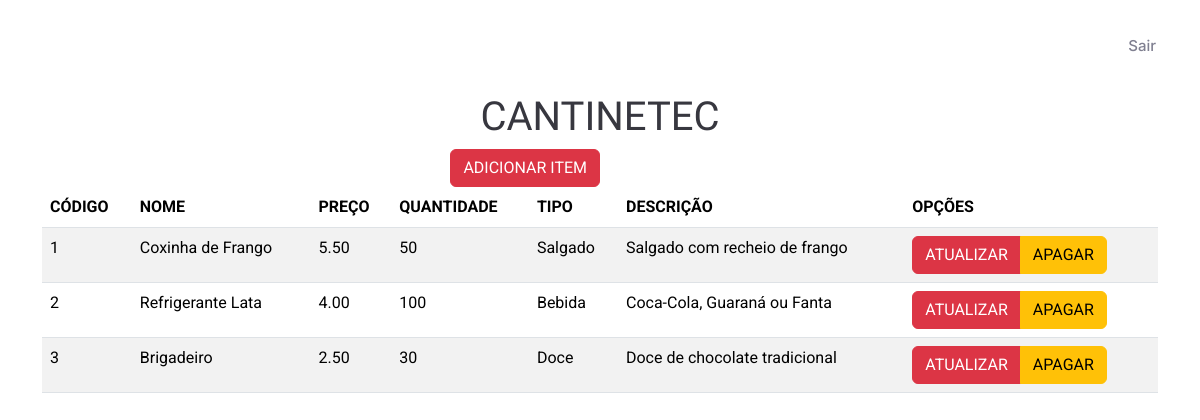
Screenshot of /site/site_principal/diretor.php with the database file from the repository.
### tables this page shows
CREATE TABLE `item` (
  `Cod_item` int(11) NOT NULL,
  `Nome` varchar(100) NOT NULL,
  `Descricao` text NOT NULL,
  `Preco` decimal(5,2) NOT NULL,
  `Tipo` varchar(50) NOT NULL,
  `Quantidade_Estoque` int(11) NOT NULL
);

### site/site_principal/diretor.php (the view, shortened to what this page needs)
<?php
include '../pedaco.php'
    ?>
    <div class="container">
            <div class="col-md-6 text-end">
                <a href="form_insere.php" ><button class="btn btn-danger">ADICIONAR ITEM</button></a>
            </div>
        </div>
<div class="container">
    <table class="table  table-striped">
        <thead>
            <tr>
                <th scope="col">CÓDIGO</th>
                <th scope="col">NOME</th>
                <th scope="col">PREÇO</th>
                <th scope="col">QUANTIDADE</th>
                <th scope="col">TIPO</th>
                <th scope="col">DESCRIÇÃO</th>
                <th scope="col">OPÇÕES</th>
            </tr>
        </thead>
        <tbody>
            <?php
            require '../conexao.php';
            $sql = "SELECT * FROM Item";
            $stmt = $pdo->query($sql);
            while ($Item = $stmt->fetch(PDO::FETCH_ASSOC)) {
                echo "<tr>";
                echo "<td>" . $Item['Cod_item'] . "</td>";
                echo "<td>" . $Item['Nome'] . "</td>";
                echo "<td>" . $Item['Preco'] . "</td>";
                echo "<td>" . $Item['Quantidade_Estoque'] . "</td>";
                echo "<td>" . $Item['Tipo'] . "</td>";
                echo "<td>" . $Item['Descricao'] . "</td>";
                echo "
                        <td>
                            <div class='btn-group' role='group'>
                                <a href='form_atualiza.php?id=" . $Item['Cod_item'] . "' type='button' class='btn btn-danger'>ATUALIZAR</a>
                                <a href='apagar.php?id=" . $Item['Cod_item'] . "' type='button' class='btn btn-warning'>APAGAR</a>
                            </div>
                        </td>
                        ";
                echo "</tr>";
            }
            ?>
        </tbody>
    </table>
</div>
</body>
</html>

### site/pedaco.php (shortened to what this page needs)
<!DOCTYPE html>
<html lang="en">
<head>
    <link href="https://cdn.jsdelivr.net/npm/bootstrap@5.3.7/dist/css/bootstrap.min.css" rel="stylesheet">
    <link href="assets/vendor/bootstrap/css/bootstrap.min.css" rel="stylesheet">
    <link href="assets/vendor/bootstrap-icons/bootstrap-icons.css" rel="stylesheet">
    <link href="assets/vendor/aos/aos.css" rel="stylesheet">
    <link href="assets/vendor/glightbox/css/glightbox.min.css" rel="stylesheet">
    <link href="assets/vendor/swiper/swiper-bundle.min.css" rel="stylesheet">
    <link href="assets/css/main.css" rel="stylesheet">
    <link rel="stylesheet" href="estilo.css">
</head>
<body>
    <header id="header" class="header d-flex align-items-center sticky-top">
        <div class="container position-relative d-flex align-items-center justify-content-between">
            <nav id="navmenu" class="navmenu">
                <ul>
                <li><a href="#">Sair</a></li>
                </ul>
            </nav>
        </div>
    </header>
    <div class="container">
        <h1>CANTINETEC</h1>
    </div>

### site/site_principal/assets/css/main.css (style rules this page uses)
:root { --default-font: "Roboto", system-ui, -apple-system, "Segoe UI", Roboto, "Helvetica Neue", Arial, "Noto Sans", "Liberation Sans", sans-serif, "Apple Color Emoji", "Segoe UI Emoji", "Segoe UI Symbol", "Noto Color Emoji"; --heading-font: "Amatic SC", sans-serif; --nav-font: "Inter", sans-serif; }
:root { --background-color: #ffffff; --default-color: #212529; --heading-color: #37373f; --accent-color: #ce1212; --surface-color: #ffffff; --contrast-color: #ffffff; }
:root { --nav-color: #7f7f90; --nav-hover-color: #ce1212; --nav-mobile-background-color: #ffffff; --nav-dropdown-background-color: #ffffff; --nav-dropdown-color: #7f7f90; --nav-dropdown-hover-color: #ce1212; }
:root { scroll-behavior: smooth; }
body { color: var(--default-color); background-color: var(--background-color); font-family: var(--default-font); }
a { color: var(--accent-color); text-decoration: none; transition: 0.3s; }
h1, h2, h3, h4, h5, h6 { color: var(--heading-color); font-family: var(--heading-font); }
.header { color: var(--default-color); background-color: var(--background-color); padding: 20px 0; transition: all 0.5s; z-index: 997; }
@media (max-width: 1200px) { .header .navmenu { order: 3; } }
@media (min-width: 1200px) { .navmenu { padding: 0; } }
@media (min-width: 1200px) { .navmenu ul { margin: 0; padding: 0; display: flex; list-style: none; align-items: center; } }
@media (min-width: 1200px) { .navmenu li { position: relative; } }
@media (min-width: 1200px) { .navmenu>ul>li { white-space: nowrap; padding: 15px 14px; } }
@media (min-width: 1200px) { .navmenu>ul>li:last-child { padding-right: 0; } }
@media (min-width: 1200px) { .navmenu a, .navmenu a:focus { color: var(--nav-color); font-size: 15px; padding: 0 2px; font-family: var(--nav-font); font-weight: 500; display: flex; align-items: center; justify-content: space-between; white-space: nowrap; transition: 0.3s; position: relative; } }
@media (min-width: 1200px) { .navmenu>ul>li>a:before { content: ""; position: absolute; height: 2px; bottom: -6px; left: 0; background-color: var(--nav-hover-color); visibility: hidden; width: 0px; transition: all 0.3s ease-in-out 0s; } }

### site/estilo.css (style rules this page uses)
h1 { text-align: center; }

### rows the page displays
item: Cod_item "1", Nome "Coxinha de Frango", Preco "5.50", Quantidade_Estoque "50", Tipo "Salgado", Descricao "Salgado com recheio de frango"
item: Cod_item "2", Nome "Refrigerante Lata", Preco "4.00", Quantidade_Estoque "100", Tipo "Bebida", Descricao "Coca-Cola, Guaraná ou Fanta"
item: Cod_item "3", Nome "Brigadeiro", Preco "2.50", Quantidade_Estoque "30", Tipo "Doce", Descricao "Doce de chocolate tradicional"
